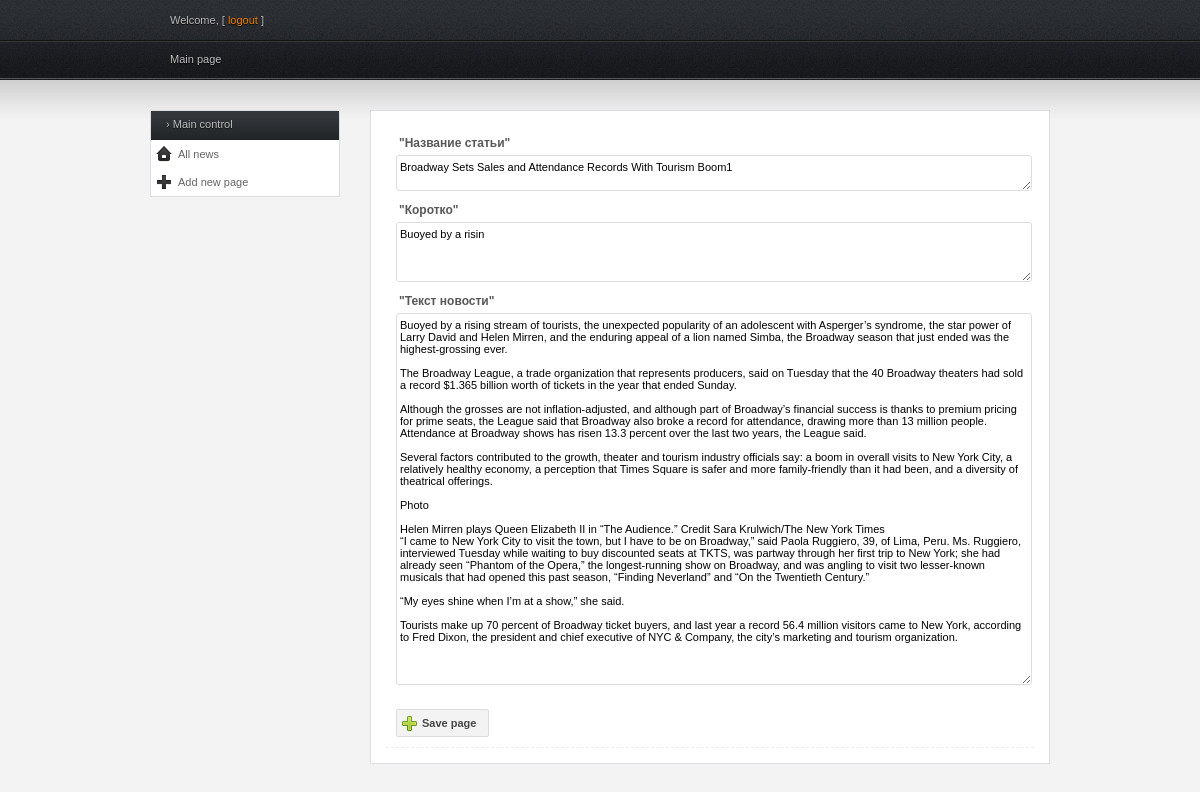
The page /cms/edit_page.php?id=2 on the database its author committed.
### tables this page shows
CREATE TABLE IF NOT EXISTS `post` (
  `id` int(11) NOT NULL AUTO_INCREMENT,
  `name` tinytext,
  `summary` tinytext,
  `article` mediumtext,
  `n_date` date DEFAULT NULL,
  `view` int(11) DEFAULT NULL,
  `picture_name` varchar(50) DEFAULT NULL,
  PRIMARY KEY (`id`)
);

### classes/post.php (called while the page is built, shortened)
<?php
class post
{
    private $link;
    private $name;
    private $summary;
    private $article;
    public function __construct($link, $id = null, $name = '', $summary = '', $article = '', $date = null, $image = '', $view = '')
    {
        $this->link = $link;
        $this->name = $name;
        $this->summary = $summary;
        $this->article = $article;
    }
    public function getById()
    {
        $sql = "select * from " . self::TABLE_NAME . " where id = " . htmlspecialchars($_GET["id"]);
        $news = $this->link->query($sql)->fetch();
        $this->name = $news['name'];
        $this->summary = $news['summary'];
        $this->article = $news['article'];
        return $this;
    }
    public function getName()
    {
        return $this->name;
    }
    public function getSummary()
    {
        return $this->summary;
    }
    public function getArticle()
    {
        return $this->article;
    }
}

### cms/edit_page.php (the view, shortened to what this page needs)
<?php
    require_once "header.php";
    require_once "mysql_config.php";
    require_once("../classes/post.php");
    $post = new post($link);
    if(isset($_POST['id'])) {
        $post->updateArticle();
        echo "<div id=\"main\">
            <div class=\"full_w\">
              <div class=\"n_ok\"><p>Данные успешно обновлены!<strong> :)</strong></p></div>
            </div>
          </div>";
    }
    else {
        $post->getById();
            ?>
            <div id="main">
                <div class="full_w">
                    <form action="<?= $_SERVER['PHP_SELF'] ?>" method="POST" name="edit_form">
                        <div class="element">
                            <label for="name">
                                "Название статьи"
                            </label>
                            <textarea name="name" class="textarea" placeholder="Название"
                                      rows="2"><?php echo $post->getName() ?></textarea><br><br>
                            <label>
                                "Коротко"
                            </label>
                            <textarea name="summary" class="textarea" placeholder="Коротко"
                                      rows="4"><?php echo $post->getSummary() ?></textarea><br><br>
                            <label>
                                "Текст новости"
                            </label>
                            <textarea id="tiny1" name="article" class="textarea" placeholder="Текст новости"
                                      rows="30"><?php echo $post->getArticle() ?></textarea><br><br><br>
                            <button type="submit" class="add" name="submit_edit">Save page</button>
                        </div>
                    </form>
                </div>
            </div>
        <?php
    }

### cms/css/style.css (style rules this page uses)
* { margin: 0; padding: 0; }
body { background: #f3f3f3 url(../img/bg_top.jpg) repeat-x; color: #bebebe; font-family: Tahoma, Arial, Helvetica, sans-serif; font-size: 11px; margin: 0; }
button, .button { background: #F3F3F3; border: 1px solid #DCDCDC; border-radius: 2px; color: #444444; cursor: pointer; display: inline-block; font: 700 11px Tahoma, Arial, sans-serif; margin-right: 10px; padding: 7px 12px 7px 12px; position: relative; text-decoration: none; text-shadow: 0px 1px 0px #FFFFFF; }
#content #main { float: right; margin: 0 0 12px 0; width: 680px; }
#main .full_w { background: #ffffff; border: 1px solid #DCDDE1; color: #848484; margin: 0 0 20px 0; }
#main form { margin: 15px; }
#main form .element { clear: both; border-bottom: 1px dashed #ededed; display: block; margin: 0; padding: 10px 10px; }
#main form label { color: #575757; display: block; font-size: 12px; font-weight: bold; margin: 0 0 5px 0; padding: 0 0 0 3px; }
#main form input, #main form select, #main form textarea { background: #FFFFFF; border: 1px solid #DDDDDD; border-radius: 3px; font-size: 11px; font-family: Tahoma, Arial, Helvetica, sans-serif; padding: 5px 3px; }
#main form .textarea { width: 100%; }
.add { background: #F3F3F3 url(../img/i_add.png) no-repeat 4px center; padding-left: 25px; }

### rows shown on the page
post: name "Broadway Sets Sales and Attendance Records With Tourism Boom1", summary "Buoyed by a risin", article "Buoyed by a rising stream of tourists, the unexpected popularity of an adolescent with Asperger’s syndrome, the star power of Larry David and Helen Mirren, and the enduring appeal of a lion named Simba, the Broadway season that just ended was the highest-grossing ever. The Broadway League, a trade organization that represents producers, said on Tuesday that the 40 Broadway theaters had sold a record $1.365 billion worth of tickets in the year that ended Sunday. Although the grosses are not inflation-adjusted, and although part of Broadway’s financial success is thanks to premium pricing for prime seats, the League said that Broadway also broke a record for attendance, drawing more than 13…"
